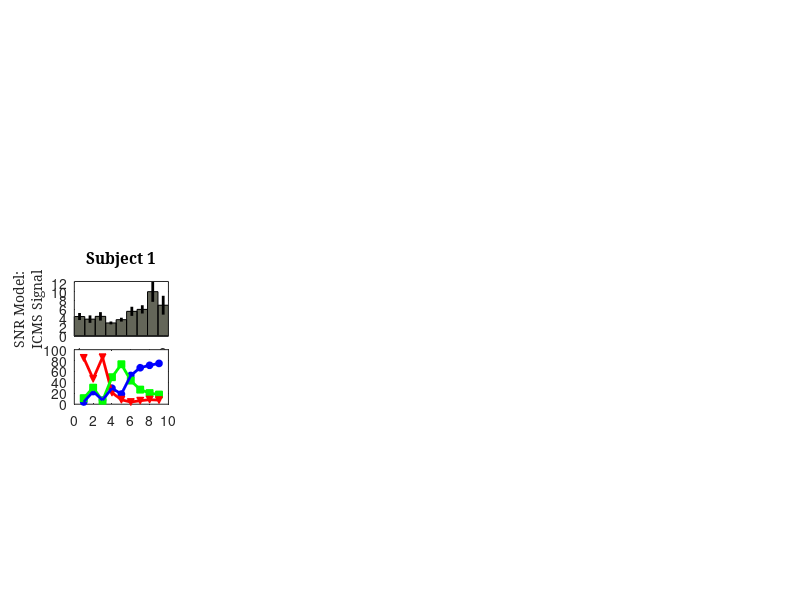

Here is the MATLAB script that generated this plot: (Note: this script raises an error after producing the figure.)
%% Figure: Tracking SNR models
% clear

% Set dots per inch
dpi = 96;

figure('units','pixels','Position',[0 0 8.5*dpi 11*dpi])

% From left to right
H = [0.8 2.3 3.8 5.3 6.8];

% From bottom to top
V = [1.95 3.6 4.85];

% Layout of axes
pos      = [H(1)*dpi  V(3)*dpi  1*dpi 1*dpi;
            H(2)*dpi  V(3)*dpi  1*dpi 1*dpi;
            H(3)*dpi  V(3)*dpi  1*dpi 1*dpi;
            H(4)*dpi  V(3)*dpi  1*dpi 1*dpi;
            H(5)*dpi  V(3)*dpi  1*dpi 1*dpi;
            
            H(1)*dpi  V(2)*dpi  1*dpi 1*dpi;
            H(2)*dpi  V(2)*dpi  1*dpi 1*dpi;
            H(3)*dpi  V(2)*dpi  1*dpi 1*dpi;
            H(4)*dpi  V(2)*dpi  1*dpi 1*dpi;
            H(5)*dpi  V(2)*dpi  1*dpi 1*dpi
            
            H(1)*dpi  V(1)*dpi  1*dpi 1*dpi;
            H(2)*dpi  V(1)*dpi  1*dpi 1*dpi;
            H(3)*dpi  V(1)*dpi  1*dpi 1*dpi;
            H(4)*dpi  V(1)*dpi  1*dpi 1*dpi;
            H(5)*dpi  V(1)*dpi  1*dpi 1*dpi];
            
%%%%%%%%%%%%%%%%%%%%%%%%%%%%%%%%%%%%%%%%%%%%%%%%%%
%%% Ensemble NC Learning Subplots: Axes 1 - 10 %%%
%%%%%%%%%%%%%%%%%%%%%%%%%%%%%%%%%%%%%%%%%%%%%%%%%%
cd('C:\Program Files\MATLAB\R2006b\work\Learning_ICMS_figures\Fig5_SNR_Models')
% Grab ensemble Firing rate data for test hemisphere
load('Figure5_Tracking_SNR_models.mat')
file_list = {R29s,V1s,V4s,V7s,V8s};

means = {R29_means; V1_means; V4_means; V7_means; V8_means};
ses   = {R29_SEs;   V1_SEs;   V4_SEs;   V7_SEs;   V8_SEs};

% Grab ensemble Firing rate data for Control hemisphere
meansC = {R29_meanb; V1_meanb; V4_meanb; V7_meanb; V8_meanb};
sesC   = {R29_SEb;   V1_SEb;   V4_SEb;   V7_SEb;   V8_SEb};

% Grab subjects' behavioral data
load('Subjects_Behavior.mat')

% Axes pointers
axs1   = 1:5;
axs2   = 6:10;
axs3   = 11:15;

for p = 1:size(pos,1)/3
    beh_sum = subject_Behavior{p};
    
    if p == 1
        metric = eval(['length(file_list{' num2str(p) '})']);
        axes('units','pixels','position',pos(axs1(p),:)),
        bar(means{p},'edge','k','facecolor',[0.3912 0.3990 0.350],'barwidth',1)
        line([1:metric;1:metric],[means{p}-ses{p};means{p}+ses{p}],'color','k','linewidth',2)
        ylabel([{'SNR Model:'};{'ICMS Signal'}],'fontsize',10,'fontname','cambria')
        title(['Subject ' num2str(p)],'fontweight','bold','fontname','cambria')
        set(gca,'xtick',[1 length(means{p})])
        set(gca,'xticklabel',{'1';num2str(metric)})
        axis tight
       
        axes('units','pixels','position',pos(axs2(p),:)),
        plot(beh_sum(1,:),'ob','markerfacecolor','b','markersize',5),hold on,
        plot(beh_sum(2,:),'sg','markerfacecolor','g','markersize',5)
        plot(beh_sum(3,:),'vr','markerfacecolor','r','markersize',5)
        plot(beh_sum(3,:),'r','linewidth',2)
        plot(beh_sum(2,:),'g','linewidth',2)
        plot(beh_sum(1,:),'b','linewidth',2)
        legend('Correct','False Alarm','Miss','Location',[0.715 0.306 .05 .05],'orientation','horizontal')
        
        ylim([0 100])
        xlim([0.5 size(beh_sum,2)+0.5])
        ylabel('Behavior (%)','fontsize',10,'fontname','cambria')
        set(gca,'xtick',[1 size(beh_sum,2)])
        set(gca,'xticklabel',{'1';num2str(size(beh_sum,2))})
        set(gca,'ytick',[50 100])
        set(gca,'yticklabel',{'50';'100'})
        set(gca,'fontname','cambria','fontsize',10)
        axis square
        
        axes('units','pixels','position',pos(axs3(p),:)),
        bar(meansC{p},'edge','k','facecolor',[0.3912 0.3990 0.350],'barwidth',1)
        line([1:metric;1:metric],[meansC{p}-sesC{p};meansC{p}+sesC{p}],'color','k','linewidth',2)
        set(gca,'xtick',[1 length(means{p})])
        set(gca,'xticklabel',{'1';num2str(metric)})
        ylabel([{'SNR Model:'};{'Internal Noise'}],'fontsize',10,'fontname','cambria')
        axis tight
       
    elseif p == 3
        metric = eval(['length(file_list{' num2str(p) '})']);
        axes('units','pixels','position',pos(axs1(p),:)),
        bar(means{p},'edge','k','facecolor',[0.3912 0.3990 0.350],'barwidth',1)
        line([1:metric;1:metric],[means{p}-ses{p};means{p}+ses{p}],'color','k','linewidth',2)
        title(['Subject ' num2str(p)],'fontweight','bold','fontname','cambria')
        set(gca,'xtick',[1 length(means{p})])
        set(gca,'xticklabel',{'1';num2str(metric)})
        axis tight
       
        axes('units','pixels','position',pos(axs2(p),:)),
        plot(beh_sum(3,:),'vr','markerfacecolor','r','markersize',5),hold on,
        plot(beh_sum(2,:),'sg','markerfacecolor','g','markersize',5)
        plot(beh_sum(1,:),'ob','markerfacecolor','b','markersize',5)
        plot(beh_sum(3,:),'r','linewidth',2)
        plot(beh_sum(2,:),'g','linewidth',2)
        plot(beh_sum(1,:),'b','linewidth',2)

        ylim([0 100])
        xlim([0.5 size(beh_sum,2)+0.5])
        set(gca,'xtick',[1 size(beh_sum,2)])
        set(gca,'xticklabel',{'1';num2str(size(beh_sum,2))})
        set(gca,'ytick',[50 100])
        set(gca,'yticklabel',{'50';'100'})
        set(gca,'fontname','cambria','fontsize',10)
        axis square
        
        axes('units','pixels','position',pos(axs3(p),:)),
        bar(meansC{p},'edge','k','facecolor',[0.3912 0.3990 0.350],'barwidth',1)
        line([1:metric;1:metric],[meansC{p}-sesC{p};meansC{p}+sesC{p}],'color','k','linewidth',2)
        set(gca,'xtick',[1 length(means{p})])
        set(gca,'xticklabel',{'1';num2str(metric)})
        xlabel('Session #','fontname','cambria')
        axis tight
    else
        metric = eval(['length(file_list{' num2str(p) '})']);
        axes('units','pixels','position',pos(axs1(p),:)),
        bar(means{p},'edge','k','facecolor',[0.3912 0.3990 0.350],'barwidth',1)
        line([1:metric;1:metric],[means{p}-ses{p};means{p}+ses{p}],'color','k','linewidth',2)
        title(['Subject ' num2str(p)],'fontweight','bold','fontname','cambria')
        set(gca,'xtick',[1 length(means{p})])
        set(gca,'xticklabel',{'1';num2str(metric)})
        axis tight
       
        axes('units','pixels','position',pos(axs2(p),:)),
        plot(beh_sum(3,:),'vr','markerfacecolor','r','markersize',5),hold on,
        plot(beh_sum(2,:),'sg','markerfacecolor','g','markersize',5)
        plot(beh_sum(1,:),'ob','markerfacecolor','b','markersize',5)
        plot(beh_sum(3,:),'r','linewidth',2)
        plot(beh_sum(2,:),'g','linewidth',2)
        plot(beh_sum(1,:),'b','linewidth',2)

        ylim([0 100])
        xlim([0.5 size(beh_sum,2)+0.5])
        set(gca,'xtick',[1 size(beh_sum,2)])
        set(gca,'xticklabel',{'1';num2str(size(beh_sum,2))})
        set(gca,'ytick',[50 100])
        set(gca,'yticklabel',{'50';'100'})
        set(gca,'fontname','cambria','fontsize',10)
        axis square
        
        axes('units','pixels','position',pos(axs3(p),:)),
        bar(meansC{p},'edge','k','facecolor',[0.3912 0.3990 0.350],'barwidth',1)
        line([1:metric;1:metric],[meansC{p}-sesC{p};meansC{p}+sesC{p}],'color','k','linewidth',2)
        set(gca,'xtick',[1 length(means{p})])
        set(gca,'xticklabel',{'1';num2str(metric)})
        axis tight
       
    end
end

annotation('textbox',[.35 0.81 .05 .05],'string','Signal-to-Noise Models v. Behavior','fontname','cambria','fontsize',10,'fontweight','bold','edgecolor','none');

set(findobj(gcf,'Type','axes'),'box','off')
set(gcf,'color','w')
